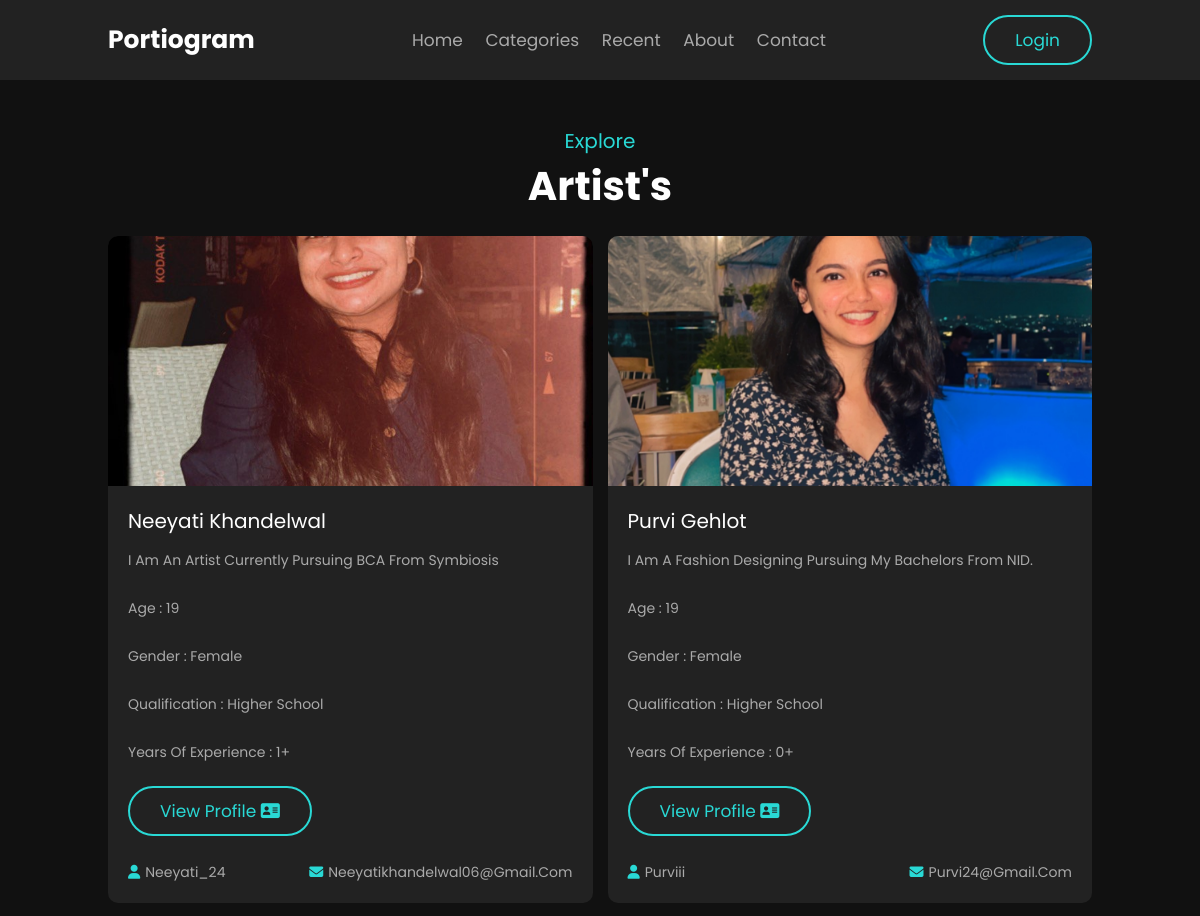
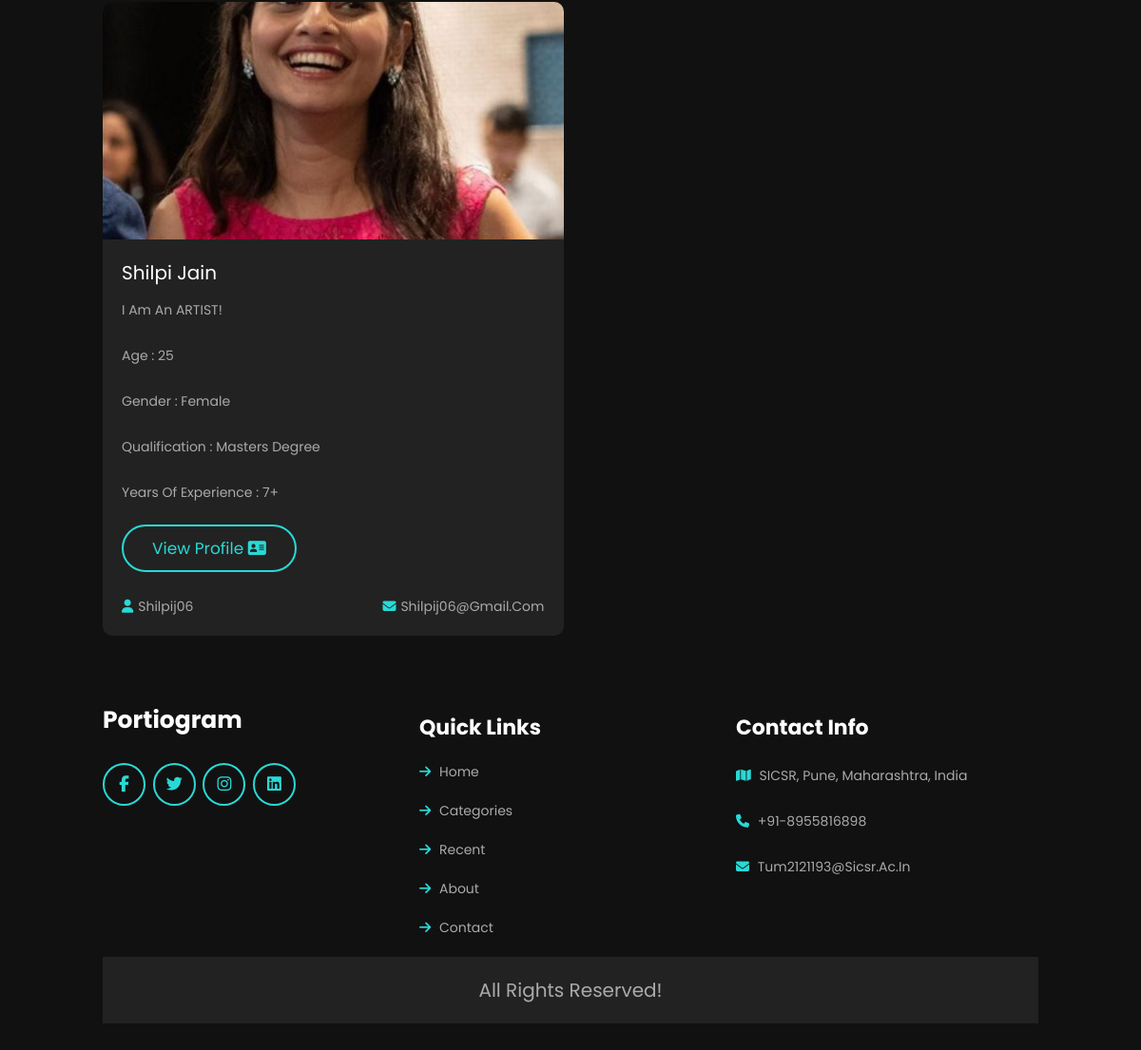
Screenshot of /artist.php with the database file from the repository (2 pictures, top to bottom).
### tables this page shows
CREATE TABLE `user_form` (
  `id` int(100) NOT NULL,
  `name` varchar(100) NOT NULL,
  `username` varchar(100) NOT NULL,
  `email` varchar(100) NOT NULL,
  `password` varchar(100) NOT NULL,
  `occupation` varchar(100) NOT NULL,
  `image` varchar(100) NOT NULL,
  `linkedin` varchar(2083) NOT NULL,
  `github` varchar(2083) NOT NULL,
  `twitter` varchar(2083) NOT NULL,
  `instagram` varchar(2083) NOT NULL,
  `about_me` varchar(100) NOT NULL,
  `age` int(100) NOT NULL,
  `qualification` varchar(100) NOT NULL,
  `language` varchar(100) NOT NULL,
  `experience` int(100) NOT NULL,
  `project` int(100) NOT NULL,
  `clients` int(100) NOT NULL,
  `awards` int(100) NOT NULL,
  `year1` varchar(100) NOT NULL,
  `degree1` varchar(100) NOT NULL,
  `year2` varchar(100) NOT NULL,
  `degree2` varchar(100) NOT NULL,
  `year3` varchar(100) NOT NULL,
  `degree3` varchar(100) NOT NULL,
  `year4` varchar(100) NOT NULL,
  `degree4` varchar(100) NOT NULL,
  `location` varchar(100) NOT NULL,
  `gender` varchar(100) NOT NULL,
  `pdf_file` varchar(2083) NOT NULL
);

### artist.php (the view, shortened to what this page needs)
<?php
include 'config.php';
$users = mysqli_query($conn, "select * from user_form where occupation='Artist'");
?>
<!DOCTYPE html>
<html lang="en">
<head>
    <link rel="stylesheet" href="https://cdnjs.cloudflare.com/ajax/libs/font-awesome/5.15.4/css/all.min.css">
    <link rel="stylesheet" href="css/index/style.css">
    <link rel="stylesheet" href="https://cdnjs.cloudflare.com/ajax/libs/aos/2.3.4/aos.css">
    <link rel="stylesheet" href="css/dropdown.css">
    <link rel="stylesheet" href="css/preloader/preloader.css">
</head>
<body>
<header class="header">
    <a data-aos="zoom-in-left" data-aos-delay="150" href="index.php" class="logo">Portiogram </a>
    <nav class="navbar">
        <a data-aos="zoom-in-left" data-aos-delay="300" href="index.php">home</a>
        <a data-aos="zoom-in-left" data-aos-delay="450" href="category.php">Categories</a>
        <a data-aos="zoom-in-left" data-aos-delay="600" href="recent.php">Recent</a>
        <a data-aos="zoom-in-left" data-aos-delay="750" href="about.php">about</a>
        <a data-aos="zoom-in-left" data-aos-delay="900" href="contact.php">Contact</a>
    </nav>
        <div class="dropdown">
            <?php if(isset($_SESSION['user_id'])) { ?>
                <button data-aos="zoom-in-left" data-aos-delay="1300" class="btn"><?php echo $fetch['username']; ?><i class="fa fa-caret-down"></i></button>
            <?php if($fetch['image'] == ''){ ?>
                <img data-aos="zoom-in-left" data-aos-delay="1500" class="profile-image" src="images/default-avatar.png">
            <?php } else { ?>
                <img data-aos="zoom-in-left" data-aos-delay="1500" class="profile-image" src="uploaded_img/<?php echo $fetch['image']; ?>">
            <?php } ?>
                <div class="dropdown-content">
                    <a></a>
                    <a href="myprofile.php">My Profile</a>
                    <a href="account_details.php">Account Details</a>
                    <a href="index.php?logout=<?php echo $user_id; ?>">Logout</a>
                </div>
        </div>
            <?php } else { ?>
                <button data-aos="zoom-in-left" data-aos-delay="1300" class="btn" onclick="redirectToLogin()">Login </button>
            <?php } ?>
</header>
<br><br><br><br><br><br>
<section class="blogs" id="blogs">
    <div class="heading">
        <span>Explore</span>
        <h1>Artist's</h1>
    </div>
    <div class="box-container">
        <?php
    if(!$users)
    {
    echo '<p>No data found</p>';
    }
    else{
        foreach($users as $key=>$value)
        {
            ?>
        <div class="box" data-aos="fade-up" data-aos-delay="150">
            <div class="image">
                <img src=<?php echo 'uploaded_img/'.$value['image'];?> alt="">
            </div>
            <div class="content">
                <a href="./userprofile.php?user_id=<?php echo $value['id'];?>" class="link"><?php echo $value['name'];?></a>
                <p><?php echo $value['about_me'];?></p>
                <p>Age :  <?php echo $value['age'];?></p>
                <p>Gender :  <?php echo $value['gender'];?></p>
                <p>qualification :  <?php echo $value['qualification'];?></p>
                <p>years of experience :  <?php echo $value['experience'];?>+</p>
                <a href="./userprofile.php?user_id=<?php echo $value['id'];?>"><button class="btn"> View Profile  <i class="fas fa-address-card"></i> </button></a>
                <br><br>
                <div class="icon">
                    <a href="./userprofile.php?user_id=<?php echo $value['id'];?>"><i class="fas fa-user"></i></i><?php echo $value['username'];?></a>
                    <a><i class="fas fa-envelope"></i></i><?php echo $value['email'];?></a>
                </div>
            </div>
        </div>
        <?php
    }
}
?>
    </div>
</section>
<section class="footer">
    <div class="box-container">
        <div class="box" data-aos="fade-up" data-aos-delay="150">
            <a href="index.php" class="logo">Portiogram </a>
            <br><br>
            <div class="share">
                <a href="#" class="fab fa-facebook-f"></a>
                <a href="#" class="fab fa-twitter"></a>
                <a href="#" class="fab fa-instagram"></a>
                <a href="#" class="fab fa-linkedin"></a>
            </div>
        </div>
        <div class="box" data-aos="fade-up" data-aos-delay="300">
            <h3>quick links</h3>
            <a href="index.php" class="links"> <i class="fas fa-arrow-right"></i> home </a>
            <a href="category.php" class="links"> <i class="fas fa-arrow-right"></i> categories </a>
            <a href="recent.php" class="links"> <i class="fas fa-arrow-right"></i> Recent </a>
            <a href="about.php" class="links"> <i class="fas fa-arrow-right"></i> about </a>
            <a href="contact.php" class="links"> <i class="fas fa-arrow-right"></i> contact </a>
        </div>
        <div class="box" data-aos="fade-up" data-aos-delay="450">
            <h3>contact info</h3>
            <p> <i class="fas fa-map"></i> SICSR, Pune, Maharashtra, India </p>
            <p> <i class="fas fa-phone"></i> +91-8955816898 </p>
            <p> <i class="fas fa-envelope"></i> tum2121193@sicsr.ac.in </p>
        </div>
    </div>
    <div class="credit">all rights reserved!</div>
</section>
</body>
</html>

### css/index/style.css (style rules this page uses)
* { font-family: 'Poppins', sans-serif; margin: 0; padding: 0; -webkit-box-sizing: border-box; box-sizing: border-box; outline: none; border: none; text-decoration: none; text-transform: capitalize; -webkit-transition: all .2s linear; transition: all .2s linear; }
html { font-size: 62.5%; overflow-x: hidden; scroll-behavior: smooth; scroll-padding-top: 9rem; }
body { background: #111; overflow-x: hidden; }
section { padding: 3rem 9%; }
.heading { text-align: center; margin-bottom: 2rem; }
.heading span { color: #29d9d5; font-size: 2rem; }
.heading h1 { font-size: 4rem; color: #fff; }
.btn { margin-top: 1rem; display: inline-block; padding: 1rem 3rem; font-size: 1.7rem; color: #29d9d5; border: 0.2rem solid #29d9d5; border-radius: 5rem; cursor: pointer; background: none; }
.header { position: fixed; top: 0; left: 0; right: 0; z-index: 1000; background: #222; display: -webkit-box; display: -ms-flexbox; display: flex; -webkit-box-align: center; -ms-flex-align: center; align-items: center; -webkit-box-pack: justify; -ms-flex-pack: justify; justify-content: space-between; padding: 1.5rem 9%; }
.header .navbar a { font-size: 1.7rem; color: #aaa; display: inline-block; margin: 0 1rem; }
.header .btn { margin-top: 0; }
.logo { font-size: 2.5rem; color: #fff; font-weight: bolder; }
.blogs .box-container { display: -ms-grid; display: grid; -ms-grid-columns: (minmax(32rem, 1fr))[auto-fit]; grid-template-columns: repeat(auto-fit, minmax(32rem, 1fr)); gap: 1.5rem; }
.blogs .box-container .box { border-radius: 1rem; background: #222; overflow: hidden; }
.blogs .box-container .box .image { height: 25rem; overflow: hidden; width: 100%; }
.blogs .box-container .box .image img { height: 100%; width: 100%; -o-object-fit: cover; object-fit: cover; }
.blogs .box-container .box .content { padding: 2rem; }
.blogs .box-container .box .content .link { font-size: 2rem; color: #fff; }
.blogs .box-container .box .content p { padding: 1rem 0; font-size: 1.4rem; color: #aaa; line-height: 2; }
.blogs .box-container .box .content .icon { padding-top: 1rem; display: -webkit-box; display: -ms-flexbox; display: flex; -webkit-box-align: center; -ms-flex-align: center; align-items: center; -webkit-box-pack: justify; -ms-flex-pack: justify; justify-content: space-between; }
.blogs .box-container .box .content .icon a { font-size: 1.4rem; color: #aaa; }
.blogs .box-container .box .content .icon a i { padding-right: .5rem; color: #29d9d5; }
.footer .box-container { display: -ms-grid; display: grid; -ms-grid-columns: (minmax(25rem, 1fr))[auto-fit]; grid-template-columns: repeat(auto-fit, minmax(25rem, 1fr)); gap: 1.5rem; }
.footer .box-container .box { padding: 1rem 0; }
.footer .box-container .box .logo { padding-bottom: 1rem; }
.footer .box-container .box h3 { font-size: 2.2rem; color: #fff; padding: 1rem 0; }
.footer .box-container .box p { font-size: 1.4rem; color: #aaa; padding: 1rem 0; line-height: 2; }
.footer .box-container .box p i { padding-right: .5rem; color: #29d9d5; }
.footer .box-container .box .share { padding-top: 1rem; }
.footer .box-container .box .share a { height: 4.5rem; width: 4.5rem; line-height: 4rem; font-size: 2rem; border-radius: 50%; font-size: 1.7rem; border: 0.2rem solid #29d9d5; color: #29d9d5; margin-right: .5rem; text-align: center; }
.footer .box-container .box .links { font-size: 1.4rem; color: #aaa; padding: 1rem 0; display: block; }
.footer .box-container .box .links i { padding-right: .5rem; color: #29d9d5; }
.credit { background: #222; text-align: center; font-size: 2rem; padding: 2rem 1rem; color: #aaa; }

### css/dropdown.css (style rules this page uses)
.dropdown { position: relative; display: inline-block; vertical-align: middle; }

### rows the page displays
user_form: image (picture), name "Neeyati Khandelwal", about_me "I Am An Artist Currently Pursuing BCA From Symbiosis", age "19", gender "Female", qualification "Higher School", experience "1", username "Neeyati_24", email "Neeyatikhandelwal06@gmail.com"
user_form: image (picture), name "Purvi Gehlot", about_me "I Am A Fashion Designing Pursuing My Bachelors From NID.", age "19", gender "Female", qualification "Higher School", experience "0", username "Purviii", email "Purvi24@gmail.com"
user_form: image (picture), name "Shilpi Jain", about_me "I Am An ARTIST!", age "25", gender "Female", qualification "Masters Degree", experience "7", username "Shilpij06", email "Shilpij06@gmail.com"
